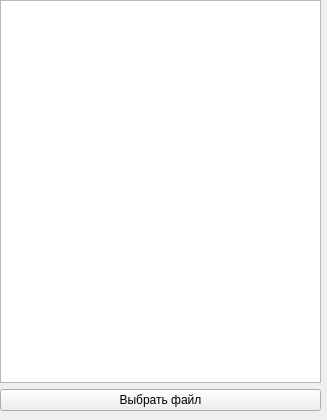
<?xml version="1.0" encoding="UTF-8"?>
<ui version="4.0">
 <class>MainWindow</class>
 <widget class="QMainWindow" name="MainWindow">
  <property name="geometry">
   <rect>
    <x>0</x>
    <y>0</y>
    <width>327</width>
    <height>420</height>
   </rect>
  </property>
  <property name="windowTitle">
   <string>MainWindow</string>
  </property>
  <widget class="QWidget" name="centralwidget">
   <widget class="QWidget" name="layoutWidget">
    <property name="geometry">
     <rect>
      <x>0</x>
      <y>0</y>
      <width>321</width>
      <height>411</height>
     </rect>
    </property>
    <layout class="QGridLayout" name="gridLayout">
     <item row="0" column="0">
      <widget class="QTreeView" name="treeView">
       <attribute name="headerVisible">
        <bool>false</bool>
       </attribute>
      </widget>
     </item>
     <item row="1" column="0">
      <widget class="QPushButton" name="pushButton">
       <property name="text">
        <string>Выбрать файл</string>
       </property>
      </widget>
     </item>
    </layout>
   </widget>
  </widget>
 </widget>
 <resources/>
 <connections/>
</ui>
